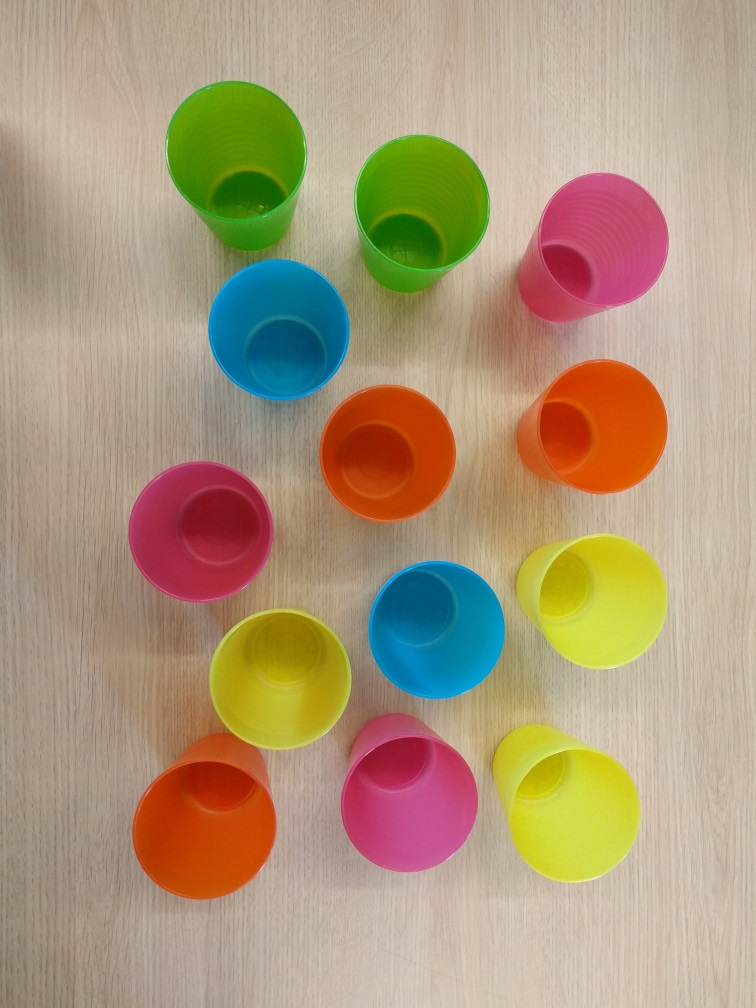
#> input picture cup1.jpg, 756 x 1008 px; its folder holds 3 pictures in this run
$ python main.py   (older library calls are emulated)
#> lines starting #> are read from the running program, lines starting #| are printed output that depends on the picture; after the words box and inside, x2 and y2 are one past the last pixel; in counts of white or black regions, pixels touching at a corner belong together
import cv2
import numpy as np


def nothing(x):
    pass


def init():
    # Create windows and sliders
    cv2.namedWindow("Image", cv2.WINDOW_AUTOSIZE)

    cv2.namedWindow('slider', cv2.WINDOW_AUTOSIZE)
    cv2.moveWindow('slider', 640, 0)
    cv2.resizeWindow('slider', 560, 400)
    cv2.createTrackbar('B', 'slider', 0, 255, nothing)
#> slider 'B' is set to 85
    cv2.createTrackbar('G', 'slider', 0, 255, nothing)
#> slider 'G' is set to 85
    cv2.createTrackbar('R', 'slider', 0, 255, nothing)
#> slider 'R' is set to 85

    cv2.createTrackbar('B1', 'slider', 0, 255, nothing)
#> slider 'B1' is set to 85
    cv2.createTrackbar('G1', 'slider', 0, 255, nothing)
#> slider 'G1' is set to 85
    cv2.createTrackbar('R1', 'slider', 0, 255, nothing)
#> slider 'R1' is set to 85
    cv2.createTrackbar('color', 'slider', 0, 5, nothing)
#> slider 'color' is set to 1
#> further down, img is the input picture: shape (1008, 756, 3); mean B, G, R 122.7, 151.6, 172.4
    cv2.createTrackbar('image', 'slider', 1, 3, nothing)
    cv2.setTrackbarMin('image', 'slider', 1)


def filter_image(img, lower_mask, upper_mask):
    # set sliders to start values
    kernel = np.ones((10, 10), np.uint8)
    cv2.setTrackbarPos('B', 'slider', lower_mask[0])
    cv2.setTrackbarPos('G', 'slider', lower_mask[1])
    cv2.setTrackbarPos('R', 'slider', lower_mask[2])
    cv2.setTrackbarPos('B1', 'slider', upper_mask[0])
    cv2.setTrackbarPos('G1', 'slider', upper_mask[1])
    cv2.setTrackbarPos('R1', 'slider', upper_mask[2])

    # wait a bit to update
    cv2.waitKey(5)

    # Read slider positions
    b = cv2.getTrackbarPos('B', 'slider')
    g = cv2.getTrackbarPos('G', 'slider')
    r = cv2.getTrackbarPos('R', 'slider')
    b1 = cv2.getTrackbarPos('B1', 'slider')
    g1 = cv2.getTrackbarPos('G1', 'slider')
    r1 = cv2.getTrackbarPos('R1', 'slider')

    # Build mask array from sliders
    lower_unit = np.array([b, g, r])
    upper_unit = np.array([b1, g1, r1])

    # Convert image to HSV
    hsv = cv2.cvtColor(img, cv2.COLOR_RGB2HSV)
#> hsv: shape (1008, 756, 3); mean H, S, V 100.5, 97.6, 181.6

    # Filter colors
    mask = cv2.inRange(hsv, lower_unit, upper_unit)
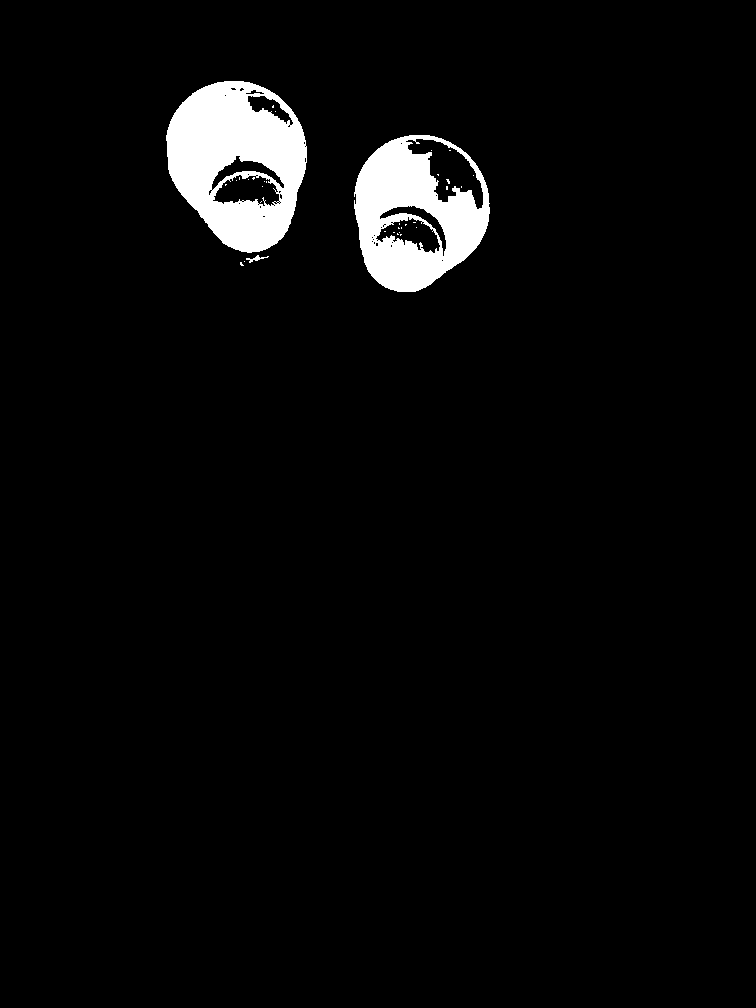
#> mask: shape (1008, 756); 3.7% white; 34 white regions (31 under 20 px), largest, box (x1, y1, x2, y2) and area: (166, 81, 307, 253) 15561, (354, 135, 490, 292) 12440, (246, 255, 269, 263) 60
    res = cv2.bitwise_and(img, img, mask=mask)
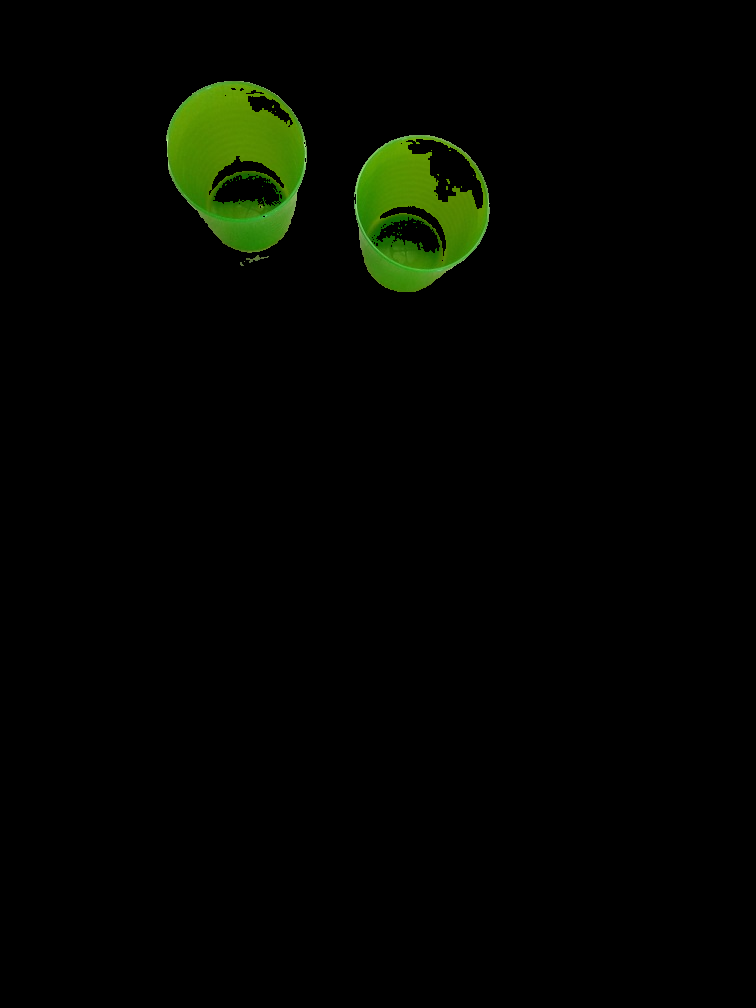
#> res: shape (1008, 756, 3); mean B, G, R 0.4, 5.2, 2.8

    # Convert to grayscale
    gray = cv2.cvtColor(res, cv2.COLOR_BGR2GRAY)
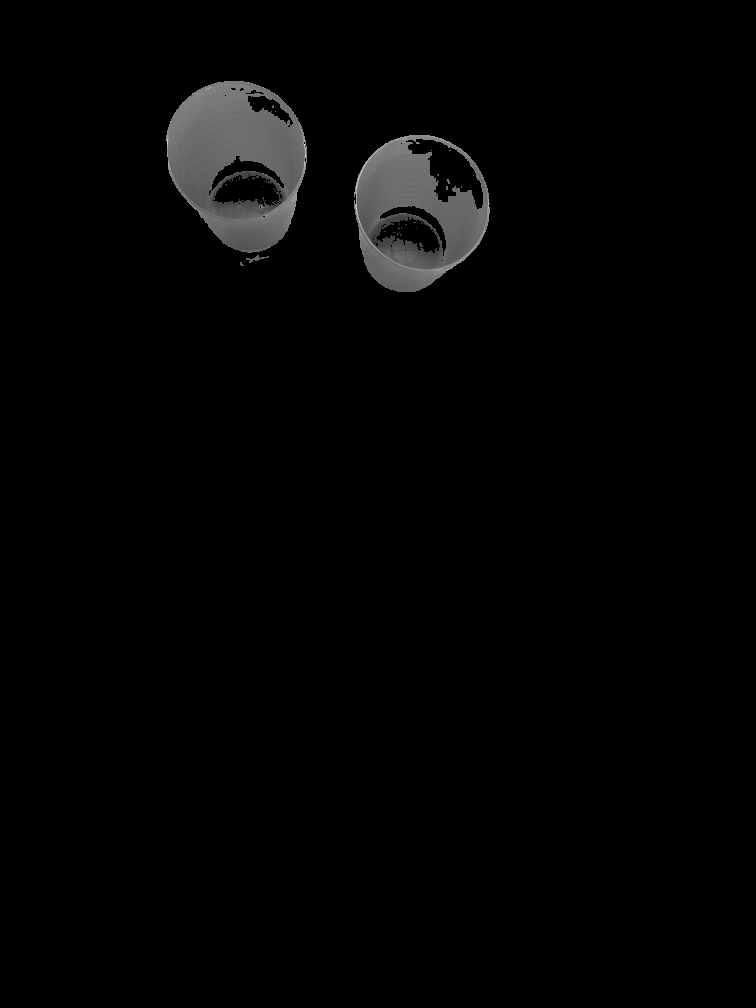
#> gray: shape (1008, 756); min 0, max 213, mean 3.9

    # Make binary image
    ret, thres = cv2.threshold(gray, 20, 255, 0)

    # Close some holes
    thres = cv2.morphologyEx(thres, cv2.MORPH_CLOSE, kernel)
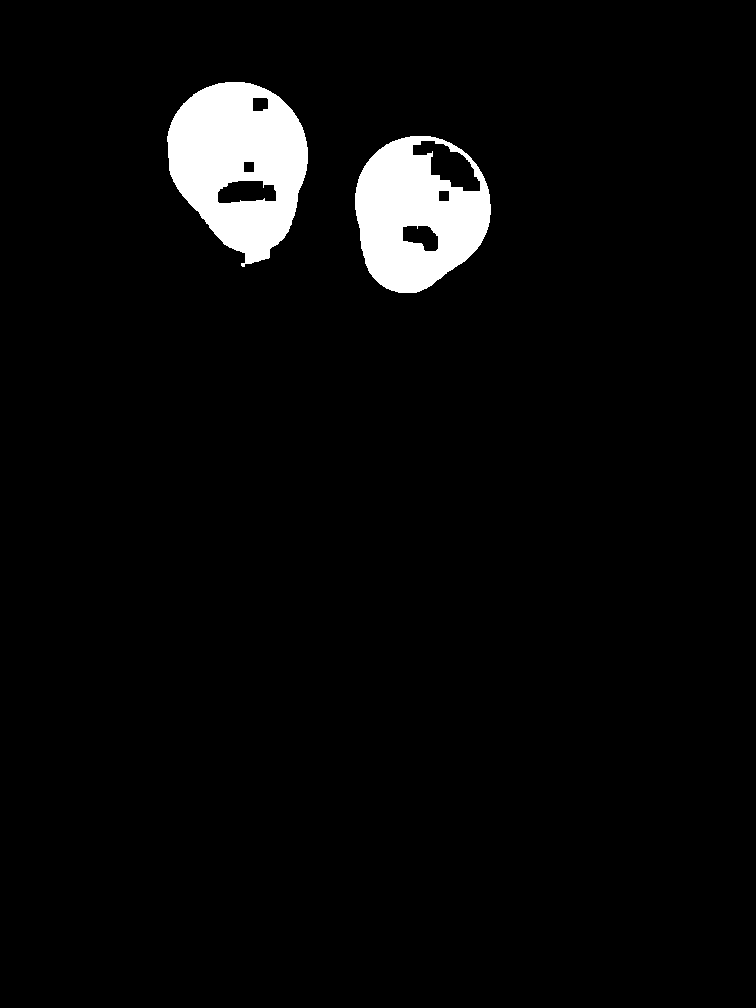
#> thres: shape (1008, 756); 4.1% white; 2 white regions

    # Return binary image and slider data, so program remebers their position
    return thres, b, g, r, b1, g1, r1


# Declaration of variables
# Arrays that store values for color filtering
#   None        Green           Blue            Pink              Orange          Yellow
lower_mask = np.array(
    [[0, 0, 0], [59, 95, 101], [0, 99, 0], [119, 90, 107], [107, 143, 141], [83, 131, 131]])
upper_mask = np.array(
    [[0, 0, 0], [79, 255, 255], [28, 255, 222], [149, 225, 218], [120, 255, 230], [94, 255, 233]])

# Build windows and trackbars
init()

# Mainloop
while True:
    # Get input form user, so we know in what image we need to look and which color
    color_code = cv2.getTrackbarPos("color", "slider")
    image_number = cv2.getTrackbarPos("image", "slider")

    # Read image
    img = cv2.imread("cup" + str(image_number) + ".jpg")

    # Filter image. Returns image as thres and returns lower_mask and upper_mask
    # because it could be changed by the user
    thres, b, g, r, b1, g1, r1 = filter_image(img, lower_mask[color_code], upper_mask[color_code])
#> b = 59; g = 95; r = 101; b1 = 79; g1 = 255; r1 = 255
    lower_mask[color_code] = [b, g, r]
    upper_mask[color_code] = [b1, g1, r1]

    # Detect contours
    im2, contours, hierarchy = cv2.findContours(thres, cv2.RETR_TREE, cv2.CHAIN_APPROX_SIMPLE)
#> contours = 8 contours; box (x1, y1, x2, y2) and area: (167, 82, 308, 267) 18210, (355, 136, 491, 293) 16300, (412, 140, 481, 192) 1777, (217, 180, 277, 204) 1104, (402, 225, 439, 252) 683, (252, 97, 269, 112) 210, (438, 190, 450, 202) 119, (243, 161, 255, 173) 119

    # Reset cupcounter
    cupcounter = 0

    # Filter countours with a lower Area then 12000. Then draw a rectangle around remaining contours
    for cnt in range(0, len(contours)):
        if cv2.contourArea(contours[cnt]) > 12000:
            rect = cv2.minAreaRect(contours[cnt])
            box = cv2.boxPoints(rect)
            box = np.int0(box)
            cv2.drawContours(img, [box], 0, (0, 0, 255), 2)
            cupcounter += 1
#> this loop made 8 passes
#> (rect, box, cupcounter) on passes 1, 5: (((423.7, 212.4), (134.7, 155.1), -8.75), [[368, 299], [345, 145], [478, 125], [502, 278]], 1), (((245.9, 163), (138.9, 173.8), -40.1), [[248, 274], [136, 141], [243, 51], [354, 184]], 2)
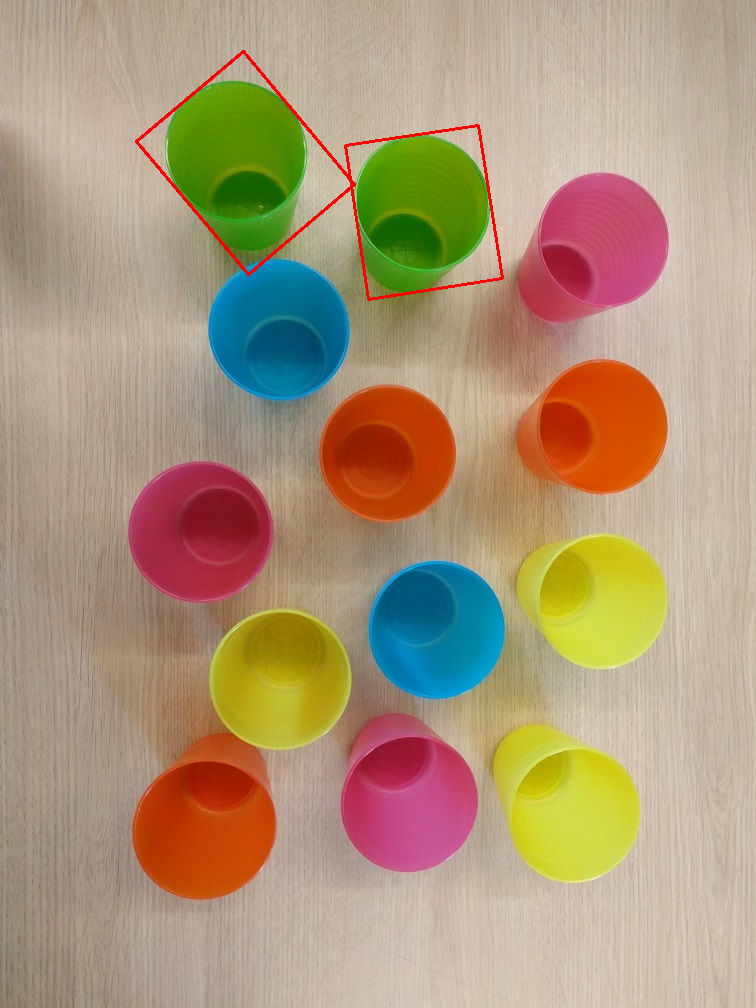
#> img: shape (1008, 756, 3); 0.48% of pixels changed, all inside (x1, y1, x2, y2) = (135, 50, 504, 301)
#> after the loop, cupcounter = 2

    # Print the number of cups on te image
    img = cv2.putText(img, str(cupcounter), (80, 80), cv2.FONT_HERSHEY_PLAIN, 5, (0, 0, 0))
#> img: shape (1008, 756, 3); 0.01% of pixels changed, all inside (x1, y1, x2, y2) = (90, 30, 121, 76)
    cv2.imshow("Image", img)

    # Pressing esc exits the program 27 for windows, 1048603 for linux
    if cv2.waitKey(1) in {1048603, 27}:
#> (key Esc is pressed here)
        cv2.destroyAllWindows()
        break
